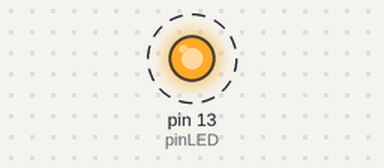
Bench run of a sketch on a simulated Arduino Uno, built with avr-gcc and run on an emulated ATmega328P. Parts: output pins drawn as LEDs (lit = HIGH). Dashed ring = blinking.

Above: at 0.2 s.
Timing chart, 0 to 3.5 s (numbered marks = the images above):
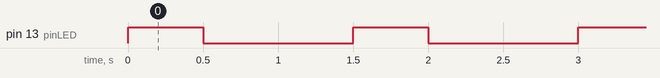

Measured:
- by itself, pin 13 (pinLED): alternates HIGH for 0.50 s and LOW for 1.0 s

The sketch:

Class_Blnk_July_16.ino
```cpp
int pinLED = 13; // global variable
int shortCount = 500; //
int longCount = 1000;

void setup() {
  // put your setup code here, to run once:
  pinMode(pinLED, OUTPUT); // set pin 13 to an output
}

void loop() {
  // put your main code here, to run repeatedly:
  digitalWrite(pinLED, HIGH); // turn on LED on pin 13
  delay(shortCount); // waiting for 1 second
  digitalWrite(pinLED, LOW); // turn off LED on pin 13
  delay(longCount); // waiting for 1 second

}
```
